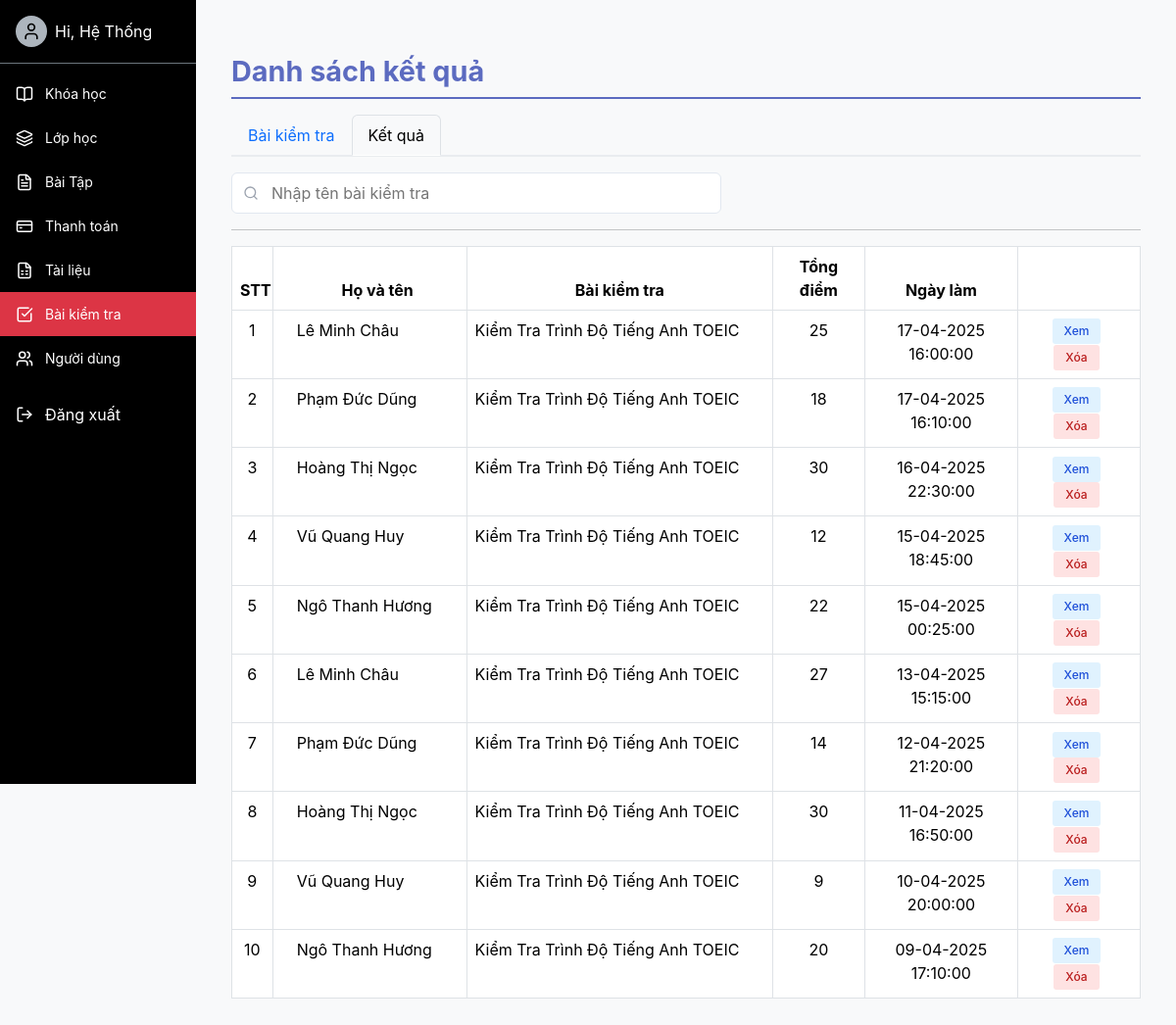
The app's page /test_admin/results/ (signed in) with its own data.
### english/models.py (models this page shows)
class TEST(models.Model):
    test_id = models.AutoField(primary_key=True)
    test_name = models.CharField(max_length=255)
    test_description = models.TextField(null=True, blank=True)  # Adding this field if needed
    duration = models.PositiveIntegerField(default=30)
    class Meta:
        db_table = 'TEST'

class RESULT(models.Model):
    result_id = models.AutoField(primary_key=True)
    score = models.IntegerField()
    total_questions = models.IntegerField()
    test = models.ForeignKey(TEST, on_delete=models.CASCADE)
    acc = models.ForeignKey(User, on_delete=models.CASCADE)
    create_at = models.DateTimeField(default=datetime.datetime.now)
    user_answer = models.JSONField(null=True, blank=True)  # Lưu câu trả lời của người dùng
    class Meta:
        db_table = 'RESULT'

### test_admin/views.py (the view)
# urls.py: path('results/', views.list_result_view, name='results'),
@login_required
@user_passes_test(is_staff)
def list_result_view(request):
    query = request.GET.get('q', '').strip()
    results = RESULT.objects.select_related('test', 'acc')
    if query:
        results = results.filter(
            acc__first_name__icontains=query
        ) | results.filter(
            acc__last_name__icontains=query
        )
    data = []
    for index, result in enumerate(results, start=1):
        data.append({
            'stt': index,
            'id': result.result_id,
            'score': result.score,
            'total_questions': result.total_questions,
            'create_at': result.create_at,
            'test_name': result.test.test_name,
            'full_name': f"{result.acc.last_name} {result.acc.first_name}",
        })
    context = {
            'test_results': data,
            'page_title': 'Bài kiểm tra',
            'section_title': 'Kết quả',
            'query': query
        }
    return render(request, 'test_results.html', context)

### english/views.py (called while the page is built)
def is_staff(user):
    return user.groups.filter(name__in=['Admin', 'Teacher']).exists()

### test_admin/templates/test_results.html (shortened to what this page needs)
{% extends 'base-admin.html' %}
{% load static %}
{% block content %}
<div class="container">
    <h2 class="custom-title">Danh sách kết quả</h2>
    <ul class="nav nav-tabs mb-3">
        <li class="nav-item">
            <a href="{% url 'admin_test_list' %}" class="nav-link" role="tab">Bài kiểm tra</a>
        </li>
        <li class="nav-item">
            <a href="{% url 'results' %}" class="nav-link active" role="tab" style="background-color: #f8f9fa">Kết quả</a>
        </li>
    </ul>
    <form method="GET" style="position: relative; max-width: 500px; width: 100%; margin-bottom: 1rem;">
      <input type="text" name="q" placeholder="Nhập tên bài kiểm tra"
             value="{{ query }}"
             style="width: 100%; padding: 0.5rem 1rem 0.5rem 2.5rem; border: 1px solid #e2e8f0; border-radius: 0.375rem;">
    </form>
    <hr>
    <div class="table-responsive">
        <table class="table table-bordered table-hover">
            <thead>
                <tr>
                    <th>STT</th>
                    <th>Họ và tên</th>
                    <th>Bài kiểm tra</th>
                    <th>Tổng điểm</th>
                    <th>Ngày làm</th>
                    <th></th>
                </tr>
            </thead>
            <tbody>
                {% for result in test_results %}
                <tr>
                    <td>{{ result.stt }}</td>
                    <td>{{ result.full_name }}</td>
                    <td>{{ result.test_name }}</td>
                    <td>{{ result.score }}</td>
                    <td>{{ result.create_at|date:"d-m-Y H:i:s" }}</td>
                    <td class="actions">
                        <a href="{% url 'result_detail' result.id %}" class="btn btn-primary">Xem</a>
                      <form method="post"
                          action="{% url 'result_delete' result.id %}"
                          style="display:inline;"
                          onsubmit="return confirm('Bạn có chắc chắn muốn xóa kết quả của {{ result.full_name }}?');">
                        <button type="submit" class="btn btn-danger">Xóa</button>
                    </form>
                    </td>
                </tr>
                {% endfor %}
            </tbody>
        </table>
    </div>
</div>
{% endblock %}

### english/templates/base-admin.html (shortened to what this page needs)
<!DOCTYPE html>
{% load static %}
<html lang="vi">
<head>
  <link href="https://cdn.jsdelivr.net/npm/bootstrap@5.3.2/dist/css/bootstrap.min.css" rel="stylesheet">
  <link href="{% static 'css/base-admin.css' %}" rel="stylesheet">
</head>
<body>
  <div class="d-flex" style="min-height: 100vh;">
    <div class="sidebar">
      <div class="d-flex align-items-center gap-2 p-3 border-bottom border-secondary">
        <div class="avatar">
          {% if request.user.is_authenticated %}
            <i data-lucide="user" style="width: 20px; height: 20px; color: black;"></i>
          {% endif %}
        </div>
       <a style="cursor: pointer; text-decoration: none; color: white;" href="{% url 'course' %}"> <span>Hi, {{ request.user.first_name }}</span> </a>
      </div>
      <nav class="mt-2">
        {% if user.is_superuser %}
        <div class="sidebar-item {% if request.resolver_match.url_name in 'admin_ql_khoahoc admin_xemkhoahoc add_lesson_detail admin_themkhoahoc view_lesson_detail' %}active{% endif %}">
          <i data-lucide="book-open" style="width: 18px; height: 18px;"></i>
          <a href="{% url 'admin_ql_khoahoc' %}">Khóa học</a>
        </div>
        {% endif %}
        <div class="sidebar-item {% if request.resolver_match.url_name in 'class_list add_class update_rollcall class_detail class_exercise class_rollcall exercise_detail' %}active{% endif %}">
          <i data-lucide="layers" style="width: 18px; height: 18px;"></i>
          <a href="{% url 'class_list' %}">Lớp học</a>
        </div>
        <div class="sidebar-item {% if request.resolver_match.url_name in 'admin_ql_baitap them_baitap xem_baitap sua_baitap sua_baitap_xem' %}active{% endif %}">
          <i data-lucide="file-text" style="width: 18px; height: 18px;"></i>
          <a href="{% url 'admin_ql_baitap' %}">Bài Tập</a>
        </div>
        {% if user.is_superuser %}
        <div class="sidebar-item {% if request.resolver_match.url_name in 'payment_detail payment_list add_payment' %}active{% endif %}">
          <i data-lucide="credit-card" style="width: 18px; height: 18px;"></i>
          <a href="{% url 'payment_list' %}">Thanh toán</a>
        </div>
        {% endif %}
        <div class="sidebar-item {% if request.resolver_match.url_name in 'document_list add_document document_detail_edit' %}active{% endif %}">
          <i data-lucide="file-spreadsheet" style="width: 18px; height: 18px;"></i>
          <a href="{% url 'document_list' %}">Tài liệu</a>
        </div>
        <div class="sidebar-item {% if request.resolver_match.url_name in 'admin_test_list admin_test_add results admin_test_details result_delete test_delete test_edit' %}active{% endif %}">
          <i data-lucide="check-square" style="width: 18px; height: 18px;"></i>
          <a href="{% url 'admin_test_list' %}">Bài kiểm tra</a>
        </div>
        {% if user.is_superuser %}
        <div class="sidebar-item {% if request.resolver_match.url_name in 'user_list user_edit user_detail user_create user_delete' %}active{% endif %}">
          <i data-lucide="users" style="width: 18px; height: 18px;"></i>
          <a href="{% url 'user_list' %}">Người dùng</a>
        </div>
        {% endif %}
      </nav>
      <form action="{% url 'logout' %}" method="post" style="display: inline;">
        <div class="mt-auto" style="margin-top: auto; border-top: 1px solid rgba(0,0,0,.125); padding-top: 10px;">
          <div class="sidebar-item">
            <button type="submit" class="sidebar-item" style="background: none; border: none; color: inherit; padding: 0; font: inherit; cursor: pointer;">
              <i data-lucide="log-out" style="width: 18px; height: 18px;"></i>
              Đăng xuất
            </button>
          </div>
        </div>
      </form>
    </div>
    <div class="main-content flex-grow-1">
      {% block content %}{% endblock %}
    </div>
  </div>
</body>
</html>

### english/static/css/base-admin.css (style rules this page uses)
body { width: 100%; min-height: 100vh; overflow-x: hidden; margin:0; width: 100%; }
.sidebar { width: 200px; background-color: #000; color: white; height: 100vh; position: fixed; margin:0; z-index:1000; }
.sidebar-item { display: flex; align-items: center; gap: 12px; padding: 12px 16px; cursor: pointer; color: white; text-decoration: none; }
.sidebar-item.active { background-color: #dc3545; }
.sidebar-item span, .sidebar-item a { font-size: 14px; color: white; text-decoration: none; }
.main-content { margin-left: 200px; padding: 24px; }
.avatar { width: 32px; height: 32px; border-radius: 50%; background-color: #adb5bd; display: flex; align-items: center; justify-content: center; }

### test_admin/templates/test_results.html (style rules this page uses)
body { margin: 0; font-family: -apple-system, BlinkMacSystemFont, 'Segoe UI', Roboto, 'Helvetica Neue', Arial, sans-serif; background-color: #f8f9fa; }
.container { max-width: 100%; margin-right: 0.5; margin-left: 0; }
h2 { font-size: 1.5rem; font-weight: 600; margin-bottom: 1rem; }
.custom-title { font-size: 1.8rem; font-weight: 700; color: #5c6bc0; border-bottom: 2px solid; margin: 1.5rem 0 1rem; padding: 8px 0; }
.nav-tabs { border-bottom: 2px solid #e9ecef; }
.nav-tabs .nav-link { margin-bottom: calc(-1 * var(--bs-nav-tabs-border-width)); border: var(--bs-nav-tabs-border-width) solid transparent; border-top-left-radius: var(--bs-nav-tabs-border-radius); border-top-right-radius: var(--bs-nav-tabs-border-radius); }
.nav-tabs .nav-link.active { color: var(--bs-nav-tabs-link-active-color); background-color: var(--bs-nav-tabs-link-active-bg); border-color: var(--bs-nav-tabs-link-active-border-color); }
.btn-danger { background-color: #dc3545; border-color: #dc3545; display: flex; align-items: center; gap: 0.25rem; padding: 0.5rem 1rem; font-weight: 500; }
.table { table-layout: fixed; width: 100%; }
.table thead th { text-align: center; }
.table thead th, .table tbody td { text-align: center; }
.table th:nth-child(1), .table td:nth-child(1) { width: 4%; }
.table th:nth-child(2), .table td:nth-child(2) { width: 19%; padding-left: 1.5rem; }
.table th:nth-child(3), .table td:nth-child(3) { width: 30%; }
.table td:nth-child(2) , .table td:nth-child(3) { text-align: left; }
.table th:nth-child(4), .table td:nth-child(4) { width: 9%; }
.table th:nth-child(5), .table td:nth-child(5) { width: 15%; }
.table th:nth-child(6), .table td:nth-child(6) { width: 12%; }
.table tbody tr:nth-child(even) { background-color: #f8f9fa; }
.btn-primary, .btn-warning, .btn-danger { padding: 0.25rem 0.75rem; font-size: 0.75rem; border-radius: 3px; margin-right: 5px; display: inline-block; }
.btn-primary { background-color: #e0f2fe; border: none; color: #1d4ed8; font-weight: 500; }
td .btn-danger { background-color: #fee2e2; border: none; color: #b91c1c; font-weight: 500; }

### records on screen
TEST: test_name "Kiểm Tra Trình Độ Tiếng Anh TOEIC" "Kiểm Tra Trình Độ Tiếng Anh TOEIC" "Kiểm Tra Trình Độ Tiếng Anh TOEIC" "Kiểm Tra Trình Độ Tiếng Anh TOEIC" "Kiểm Tra Trình Độ Tiếng Anh TOEIC" "Kiểm Tra Trình Độ Tiếng Anh TOEIC" "Kiểm Tra Trình Độ Tiếng Anh TOEIC" "Kiểm Tra Trình Độ Tiếng Anh TOEIC" "Kiểm Tra Trình Độ Tiếng Anh TOEIC" "Kiểm Tra Trình Độ Tiếng Anh TOEIC"
RESULT: create_at "17-04-2025 16:00:00"
RESULT: create_at "17-04-2025 16:10:00"
RESULT: create_at "16-04-2025 22:30:00"
RESULT: create_at "15-04-2025 18:45:00"
RESULT: create_at "15-04-2025 00:25:00"
RESULT: create_at "13-04-2025 15:15:00"
RESULT: create_at "12-04-2025 21:20:00"
RESULT: create_at "11-04-2025 16:50:00"
RESULT: create_at "10-04-2025 20:00:00"
RESULT: create_at "09-04-2025 17:10:00"

### other values on screen
{{ request.user.first_name }} "Hệ Thống"
{{ result.stt }} "1" "2" "3" "4" "5" "6" "7" "8" "9" "10"
{{ result.full_name }} "Lê Minh Châu" "Phạm Đức Dũng" "Hoàng Thị Ngọc" "Vũ Quang Huy" "Ngô Thanh Hương" "Lê Minh Châu" "Phạm Đức Dũng" "Hoàng Thị Ngọc" "Vũ Quang Huy" "Ngô Thanh Hương"
{{ result.score }} "25" "18" "30" "12" "22" "27" "14" "30" "9" "20"
